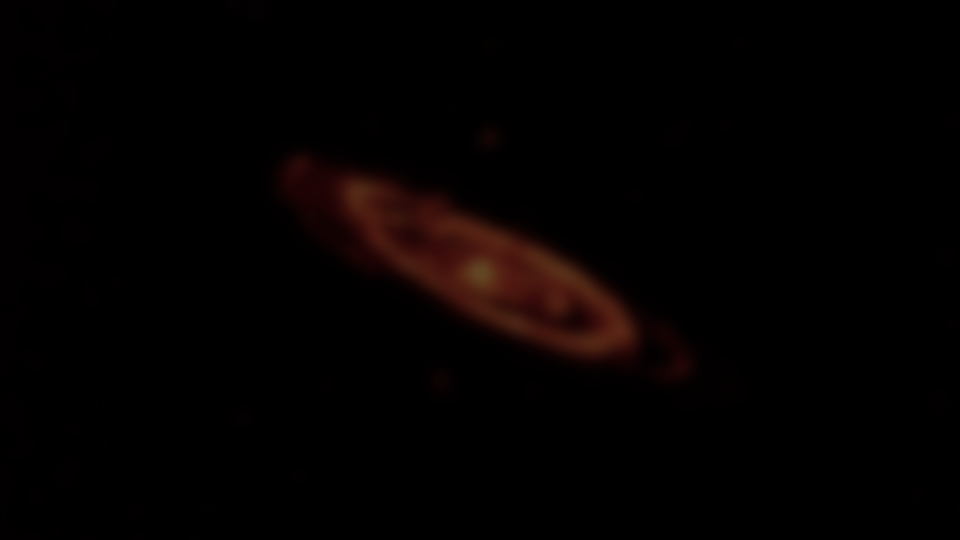
#> input picture hypr/.config/hypr/temas-arranque/plymouth-ayu/fondo.png, 1920 x 1080 px (shown at 1/2 size)
$ python generar-fondos.py plymouth-ayu/fondo.png plymouth-ayu/texto-updates.png
#> lines starting #> are read from the running program, lines starting #| are printed output that depends on the picture
import sys
from PIL import Image, ImageFilter, ImageEnhance, ImageDraw
src, out = sys.argv[1], sys.argv[2]
im = Image.open(src).convert("RGB")
#> im is the input picture: PIL image 1920x1080 RGB; mean R, G, B 4.4, 1.2, 0.8
# recorte "cover" a 1920x1080
W,H=1920,1080; r=max(W/im.width,H/im.height)
#> after `r = max(W / im.width, H / im.height)`: r = 1
im=im.resize((round(im.width*r),round(im.height*r)),Image.LANCZOS)
l=(im.width-W)//2; t=(im.height-H)//2; im=im.crop((l,t,l+W,t+H))
#> after `l = (im.width - W) // 2`: l = 0
#> after `t = (im.height - H) // 2`: t = 0
im.save(f"{out}/sddm-ayu/background.jpg",quality=92)
# GRUB: fondo desenfocado y oscurecido como el de hyprlock (no admite blur en vivo)
g=im.filter(ImageFilter.GaussianBlur(14))
g=ImageEnhance.Brightness(g).enhance(0.45); g=ImageEnhance.Contrast(g).enhance(0.9)
#> after `g = ImageEnhance.Brightness(g).enhance(0.45)`:
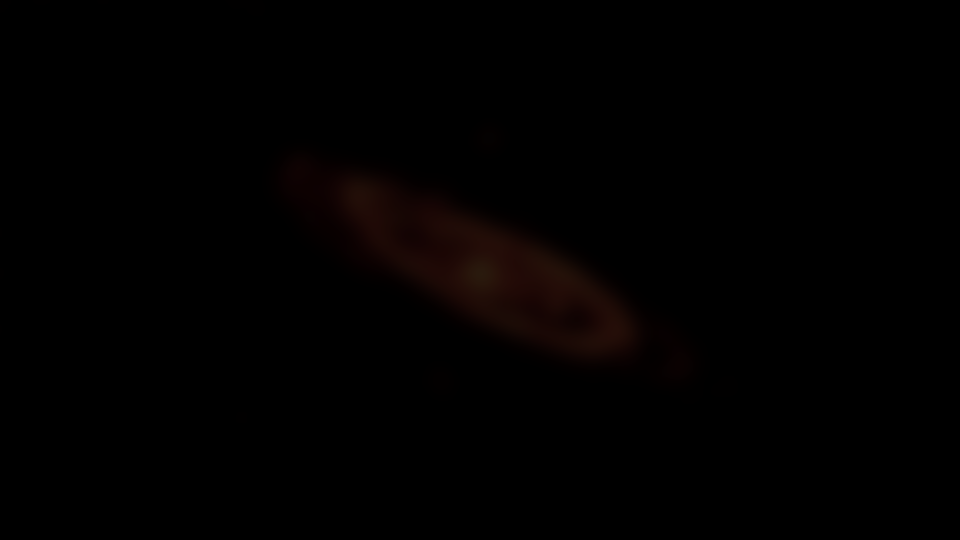
#> g: PIL image 1920x1080 RGB (shown at 1/2 size); mean R, G, B 1.7, 0.5, 0.3
g.save(f"{out}/grub-ayu/background.png")
# Caja de menú: cristal oscuro 9-slice (menu_*.png) y selección (select_*.png)
def slices(prefix, fill, border, rad=14, bw=2):
#> called with prefix = 'menu', fill = (11, 14, 20, 200), border = (54, 163, 217, 255), rad = 14, bw = 2
    s=(rad+2)*2+4
    big=Image.new("RGBA",(s,s),(0,0,0,0)); d=ImageDraw.Draw(big)
#> after `big = Image.new('RGBA', (s, s), (0, 0, 0, 0))`: big: PIL image 36x36 RGBA; every value is 0
    d.rounded_rectangle((0,0,s-1,s-1),radius=rad,fill=fill,outline=border,width=bw if border else 0)
    c=rad+2; m=s-2*c
    parts={"nw":(0,0,c,c),"n":(c,0,c+m,c),"ne":(c+m,0,s,c),"w":(0,c,c,c+m),"c":(c,c,c+m,c+m),
           "e":(c+m,c,s,c+m),"sw":(0,c+m,c,s),"s":(c,c+m,c+m,s),"se":(c+m,c+m,s,s)}
    for k,b in parts.items(): big.crop(b).save(f"{out}/grub-ayu/{prefix}_{k}.png")
#> this loop made 9 passes
#> pass 1, in slices, `for k,b in parts.items(): big.crop(b).save(f"{out}/grub-ayu/{prefix}_{..`:
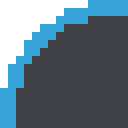
#> saved as menu_nw.png: PIL image 16x16 RGBA (shown 8 times larger); mean R, G, B, A 16.8, 38.3, 51.8, 173.9; transparent parts drawn white
#> after the loop:
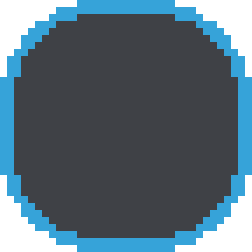
#> big: PIL image 36x36 RGBA (shown 7 times larger); mean R, G, B, A 16.6, 36.8, 50, 180.8; transparent parts drawn white
slices("menu",(11,14,20,200),(54,163,217,255))        # 0b0e14 + borde azul
slices("select",(241,150,24,60),(241,150,24,255),rad=10)  # naranja translúcido
#> call 2 of slices, with prefix = 'select', fill = (241, 150, 24, 60), border = (241, 150, 24, 255), rad = 10, bw = 2
#> in slices (call 2), `big = Image.new('RGBA', (s, s), (0, 0, 0, 0))`: big: PIL image 28x28 RGBA; every value is 0
#> after the loop in slices (call 2), `for k,b in parts.items(): big.crop(b).save(f"{out}/grub-ayu/{prefix}_{..`:
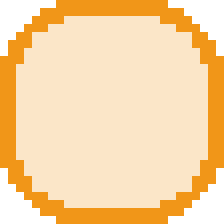
#> big: PIL image 28x28 RGBA (shown 8 times larger); mean R, G, B, A 212.7, 132.4, 21.2, 97.7; transparent parts drawn white
